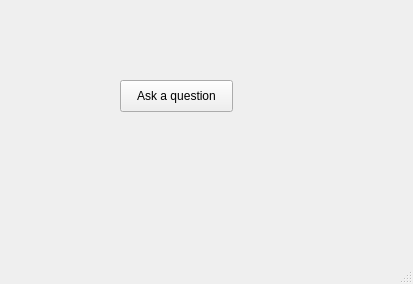
<?xml version="1.0" encoding="UTF-8"?>
<ui version="4.0">
 <class>MainWindow</class>
 <widget class="QMainWindow" name="MainWindow">
  <property name="geometry">
   <rect>
    <x>0</x>
    <y>0</y>
    <width>413</width>
    <height>284</height>
   </rect>
  </property>
  <property name="windowTitle">
   <string>MainWindow</string>
  </property>
  <widget class="QWidget" name="centralwidget">
   <widget class="QPushButton" name="pushButton">
    <property name="geometry">
     <rect>
      <x>120</x>
      <y>80</y>
      <width>113</width>
      <height>32</height>
     </rect>
    </property>
    <property name="text">
     <string>Ask a question</string>
    </property>
   </widget>
  </widget>
  <widget class="QMenuBar" name="menubar">
   <property name="geometry">
    <rect>
     <x>0</x>
     <y>0</y>
     <width>413</width>
     <height>22</height>
    </rect>
   </property>
  </widget>
  <widget class="QStatusBar" name="statusbar"/>
 </widget>
 <resources/>
 <connections/>
</ui>
